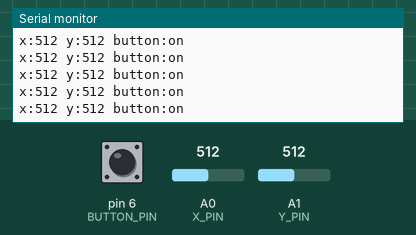
Simulated run of this sketch. Board: Arduino Uno, built with avr-gcc and run on an emulated ATmega328P. On the bench: the last lines printed to the serial monitor. Inputs (shaded band) come from the test bench; at power-on: A0 (X_PIN) = 512, A1 (Y_PIN) = 512, pin 6 (BUTTON_PIN) LOW.

Above: at 2.8 s.
2.9 s: A0 (X_PIN) set to 987
At 3.8 s:
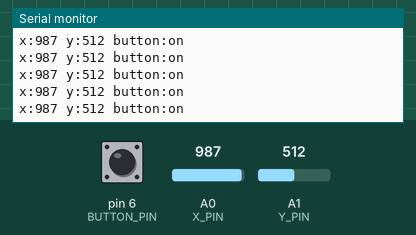
5.9 s: A0 (X_PIN) set to 1011
At 6.7 s:
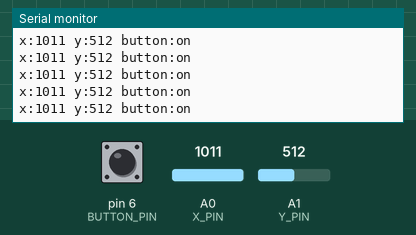
8.9 s: A1 (Y_PIN) set to 11
At 9.8 s:
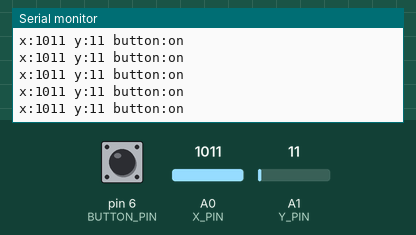
10.4 s: A1 (Y_PIN) set to 8
At 11.1 s:
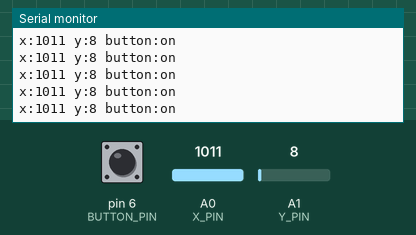
Timing chart, 0 to 12.9 s (numbered marks = the images above; inputs shaded):
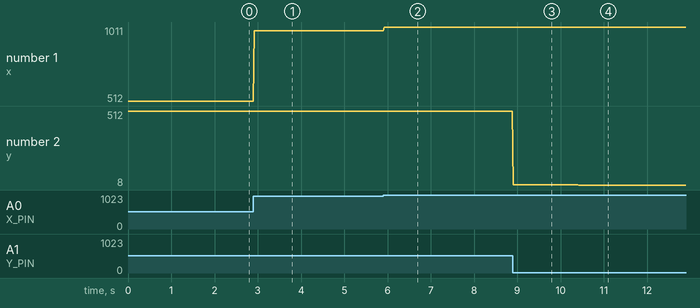

Measured:
- after the input at 2.9 s, the serial monitor: prints a new line at once (image 1)
- after the input at 5.9 s, the serial monitor: prints a new line at once (image 2)
- after the input at 8.9 s, the serial monitor: prints a new line at once (image 3)
- after the input at 10.4 s, the serial monitor: prints a new line at once (image 4)
- plotted number 1: 512 → 987 after the input at 2.9 s, 987 → 1011 after the input at 5.9 s
- plotted number 2: 512 → 11 after the input at 8.9 s, 11 → 8 after the input at 10.4 s

The sketch:

01-joystick.ino
```cpp
#define X_PIN A0
#define Y_PIN A1
#define BUTTON_PIN 6

void setup() {
  pinMode(X_PIN, INPUT);
  pinMode(Y_PIN, INPUT);
  pinMode(BUTTON_PIN, INPUT);
  Serial.begin(57600);
}

void loop() {
  int xAxis = analogRead(X_PIN);
  int yAxis = analogRead(Y_PIN);
  int button = digitalRead(BUTTON_PIN);

  Serial.print("x:");
  Serial.print(xAxis);
  Serial.print(" y:");
  Serial.print(yAxis);
  Serial.print(" button:");
  // The button connects to ground when pressed and has a pull-UP resistor.
  // Therefore, 1 means off and 0 means on.
  Serial.print(button == HIGH ? "off" : "on");
  Serial.println();
  delay(20);
}
```
